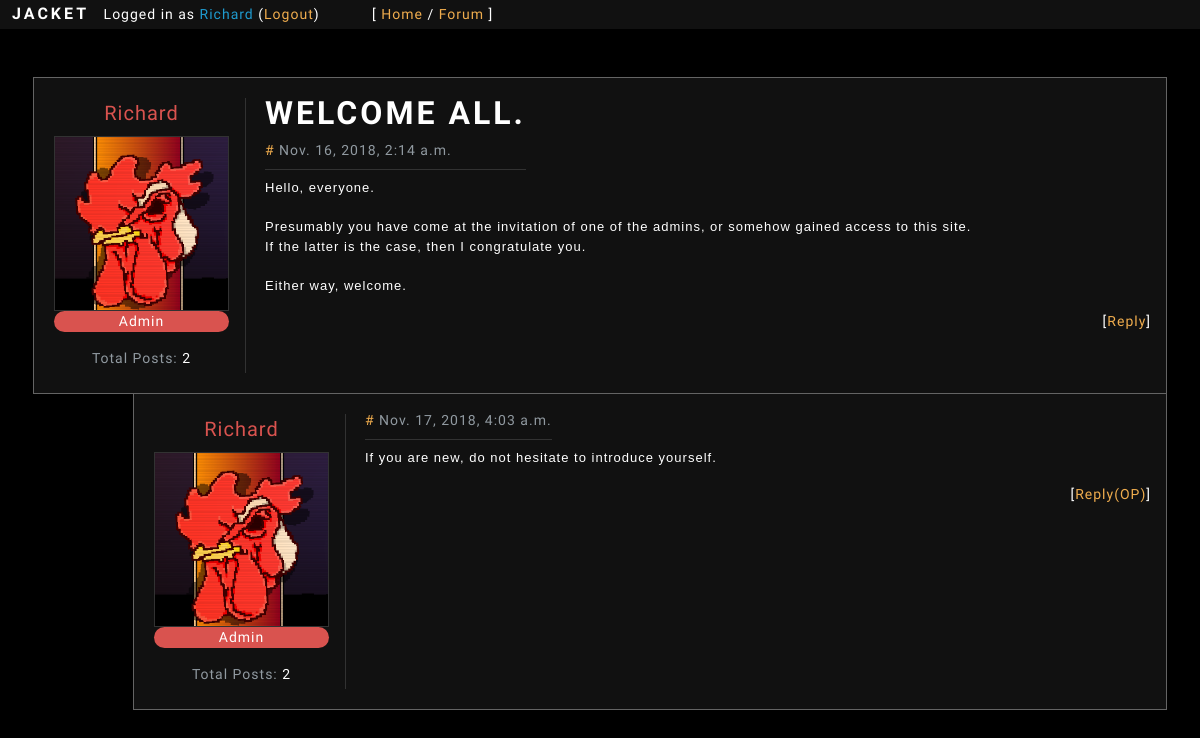
The page /forum/thread/?t=zL78L7rsl9 (signed in) on the database as committed earlier.
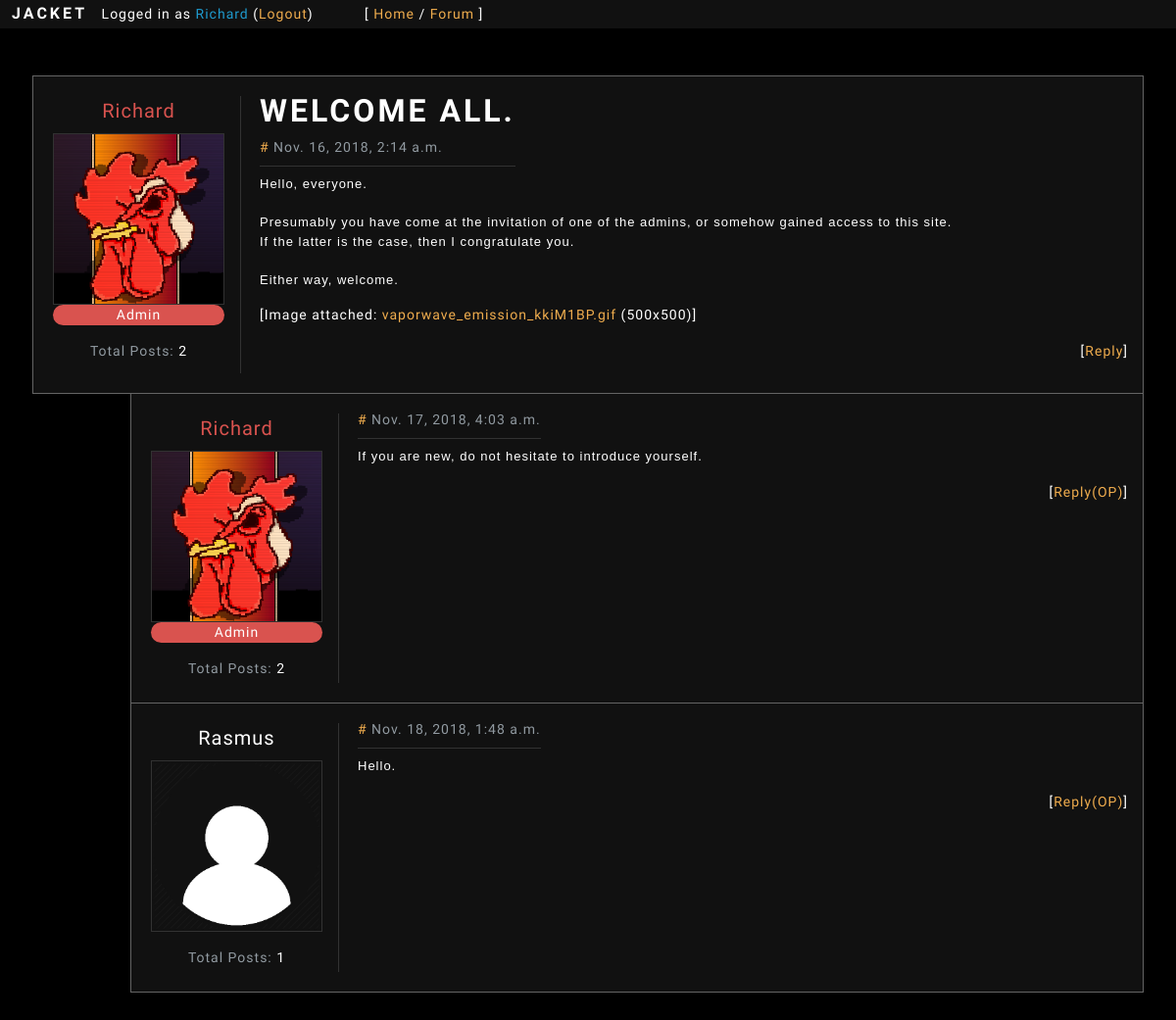
The same page on the database as committed later.
### forum/models.py (models this page shows)
class Thread(models.Model):
	key = models.CharField(max_length=10, default=gen_key, unique=True)
	subforum = models.ForeignKey(Subforum, on_delete=models.CASCADE)
	title = models.CharField(max_length=50)
	date = models.DateTimeField(default=timezone.now)
	content = models.TextField(max_length=1000)
	author = models.ForeignKey(User, on_delete=models.CASCADE)
	file = models.ImageField(upload_to="uploads/", blank=True)

### forum/views.py (the view)
# urls.py: path('thread/', views.thread, name="thread"),
def thread(request):
	if not check_login(request):
		return redirect('home')
	context = {}
	load_user_context(request, context)
	t = request.GET.get('t')
	if t is None:
		return redirect('forum')
	try:
		thread = Thread.objects.get(key=t)
		context['thread'] = thread.__dict__
		context['thread']['file'] = thread.file
		author = thread.author
		context['thread']['author'] = author.__dict__
		context['thread']['author']['avatar'] = author.profile.avatar
		context['thread']['author']['posts'] = get_total_posts(author)
		context['thread']['replies'] = {}
		replies = thread.reply_set.all()
		for reply in replies:
			author = reply.author
			context['thread']['replies'][reply.key] = reply.__dict__
			context['thread']['replies'][reply.key]['author'] = author.__dict__
			context['thread']['replies'][reply.key]['author']['avatar'] = author.profile.avatar
			context['thread']['replies'][reply.key]['author']['posts'] = get_total_posts(author)
		context['reply_form'] = ReplyForm()
	except Thread.DoesNotExist:
		return redirect('forum')
	return render(request, 'forum/thread.html', context)

### forum/templatetags/filename.py (called while the page is built)
@register.filter
def filename(file):
    return os.path.basename(file.name)

### forum/views.py (called while the page is built)
def get_total_posts(user):
	return user.thread_set.count() + user.reply_set.count()

### general/models.py (called while the page is built)
def gen_key():
	key = ''
	for i in range(0, 10):
		key += key_chars[random.randint(0, len(key_chars)-1)]
	return key

### general/views.py (called while the page is built)
def check_login(request):
	try:
		if request.session['user_id'] is not None:
			return True
	except KeyError:
		return False

def load_user_context(request, context):
	context['user'] = {
		'id': request.session['user_id'],
		'username': request.session['user_name']
	}

### forum/templates/forum/thread.html (shortened to what this page needs)
{% extends 'general/base.html' %}
{% load static %}
{% load filename %}
{% block content %}
<main class="container-fluid p-5 text-light container-fluid">
	<div id="{{ thread.key }}" class="d-block">
		<div class="row bg-ap-dark border border-grey py-3">
			<div class="px-3 border-right m-1 border-light-grey">
				<p class="text-center mb-2" style="font-size: 20px">
					<a class="{% if thread.author.is_staff %}text-danger{% else %}text-light{% endif %} n-h-u"
						href="{% url 'user' %}?id={{ thread.author.id }}">
						{{ thread.author.username }}
					</a>
				</p>
				<a class="d-block" href="{% url 'user' %}?id={{ thread.author.id }}">
					<img class="border border-light-grey" width=175px height=175px src="
						{% if thread.author.avatar %}{{ thread.author.avatar.url }}{% else %}{% static 'img/default_avatar.png' %}{% endif %}">
				</a>
				{% if thread.author.is_staff %}
				<span class="d-block badge-pill badge-danger text-center">Admin</span>
				{% endif %}
				<p class="text-secondary text-center mt-3 mb-1">Total Posts: <span class="text-light">{{ thread.author.posts }}</span></p>
			</div>
			<div class="col">
				<div class="d-inline-block border-bottom border-light-grey mb-2">
					<h1 class="text-light" style="word-wrap:break-word; white-space: pre-wrap;">{{ thread.title }}</h1>
					<p class="text-secondary mb-2">
						<a class="text-warning" href="#{{ thread.key }}">#</a> {{ thread.date }}
					</p>
				</div>
				<pre class="text-light pre-style">{{ thread.content }}</pre>{% if thread.file %}
				<p>
					[Image attached:
						<a data-toggle="collapse" href="#image-{{ thread.key }}" role="button" aria-expanded="false"
							aria-controls="image-{{ thread.key }}" class="text-warning">
							{{ thread.file|filename }}</a> ({{ thread.file.width }}x{{ thread.file.height }})]
				</p>
				{% endif %}
				<p class="text-right">
					[<a class="text-warning" href="#reply-form" data-toggle="modal" data-target="#reply-form">Reply</a>]
				</p>
			</div>
		</div>
	</div>
	{% for key, reply in thread.replies.items %}
	<div id="{{ reply.key }}" class="d-block" style="margin-left: 100px">
		<div class="row bg-ap-dark border border-top-0 border-grey py-3">
			<div class="px-3 border-right m-1 border-light-grey">
				<p class="text-center mb-2" style="font-size: 20px">
					<a class="{% if reply.author.is_staff %}text-danger{% else %}text-light{% endif %} n-h-u"
						href="{% url 'user' %}?id={{ reply.author.id }}">
						{{ reply.author.username }}
					</a>
				</p>
				<a class="d-block" href="{% url 'user' %}?id={{ reply.author.id }}">
					<img class="border border-light-grey" width=175px height=175px src="
						{% if reply.author.avatar %}{{ reply.author.avatar.url }}{% else %}{% static 'img/default_avatar.png' %}{% endif %}">
				</a>
				{% if reply.author.is_staff %}
				<span class="d-block badge-pill badge-danger text-center">Admin</span>
				{% endif %}
				<p class="text-secondary text-center mt-3 mb-1">Total Posts: <span class="text-light">{{ reply.author.posts }}</span></p>
			</div>
			<div class="col">
				<div class="d-inline-block border-bottom border-light-grey mb-2">
					<p class="text-secondary mb-2">
						<a class="text-warning" href="#{{ reply.key }}">#</a> {{ reply.date }}
					</p>
				</div>
				<pre class="text-light pre-style">{{ reply.content }}</pre>
				<p class="text-right">
					[<a class="text-warning" href="#reply-form" data-toggle="modal" data-target="#reply-form">Reply(OP)</a>]
				</p>
			</div>
		</div>
	</div>
	{% endfor %}
</main>
{% endblock %}

### general/templates/general/base.html (shortened to what this page needs)
{% load static %}
<!DOCTYPE html>
<html lang="en">
<head>
	<link rel="stylesheet" href="{% static 'css/bootstrap.css' %}">
	<link rel="stylesheet" href="{% static 'css/jacket.css' %}">
</head>
<body class="bg-pitch-dark">
	{% block header %} {% include 'general/header.html' %} {% endblock %}
	{% block content %}
	{% endblock %}
</body>
</html>

### general/templates/general/header.html
<header class="sticky-top text-light bg-ap-dark m-0 p-1">
	<h5 class="d-inline mx-2">
		<a class="text-light n-h-u" href="{% url 'home' %}">JACKET</a>
	</h5>
	<p class="d-inline">
		Logged in as <span class="text-info">{{ user.username }}</span>
		(<a class="text-warning" href="{% url 'logout' %}">Logout</a>)
	</p>
	<p class="d-inline ml-5">
		[
		<a class="text-warning" href="{% url 'home' %}">Home</a> /
		<a class="text-warning" href="{% url 'forum' %}">Forum</a>
		]
	</p>
</header>

### static/css/jacket.css (style rules this page uses)
html { scroll-behavior: smooth; }
.pre-style { font-family: sans-serif; font-size: 13px; word-wrap: break-word; white-space: pre-wrap; }

Rows that differ between the two databases and show on the page:
changed Thread "WELCOME ALL.": file|filename (not shown) → "vaporwave_emission_kkiM1BP.gif"
Other text that changed with them:
{{ thread.file.width }}: (not shown) → "500"
{{ thread.file.height }}: (not shown) → "500"
text now shown: "[Image attached: ( x )]"
new list line: "Rasmus Total Posts: 1 # Nov. 18, 2018, 1:48 a.m. Hello. [ Reply(OP) ]"
